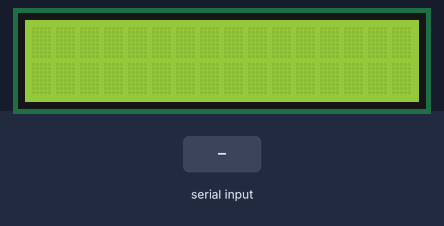
This sketch was run on a simulated Arduino Uno, built with avr-gcc and run on an emulated ATmega328P. Parts: 16×2 character LCD. The test bench sets the inputs (shaded band).

Above: at 1.2 s.
1.3 s: "1" received over Serial
At 2.5 s:
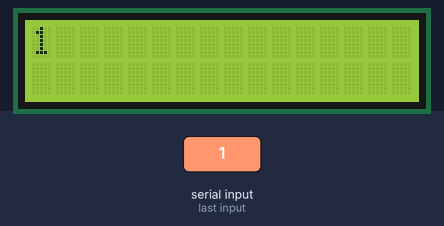
2.8 s: "0" received over Serial
At 3.8 s:
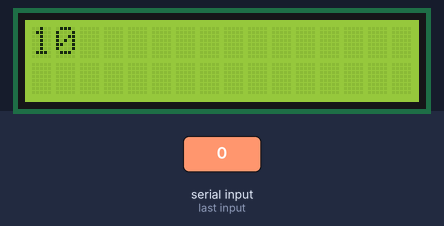
4.3 s: "2" received over Serial
At 5.0 s:
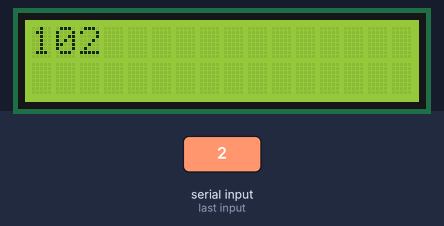
Timing chart, 0 to 7.3 s (numbered marks = the images above; inputs shaded):
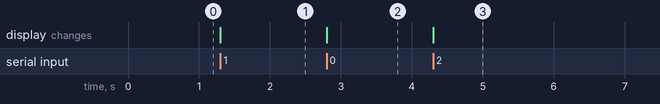

Measured:
- after the input at 1.3 s, the display: changes at once (image 1)
- after the input at 2.8 s, the display: changes at once (image 2)
- after the input at 4.3 s, the display: changes at once (image 3)

The sketch:

_30_LCD_method_write.ino
```cpp
// include the library code:
#include <LiquidCrystal.h>

// initialize the library with the numbers of the interface pins
LiquidCrystal lcd( 7, 8, 9, 10, 11,12);

void setup() {
  Serial.begin(9600);
  lcd.begin(16, 2);
}

void loop() {

  if(Serial.available()){
    lcd.write(Serial.read());
    //lcd.print(Serial.read());
  }
}
```
